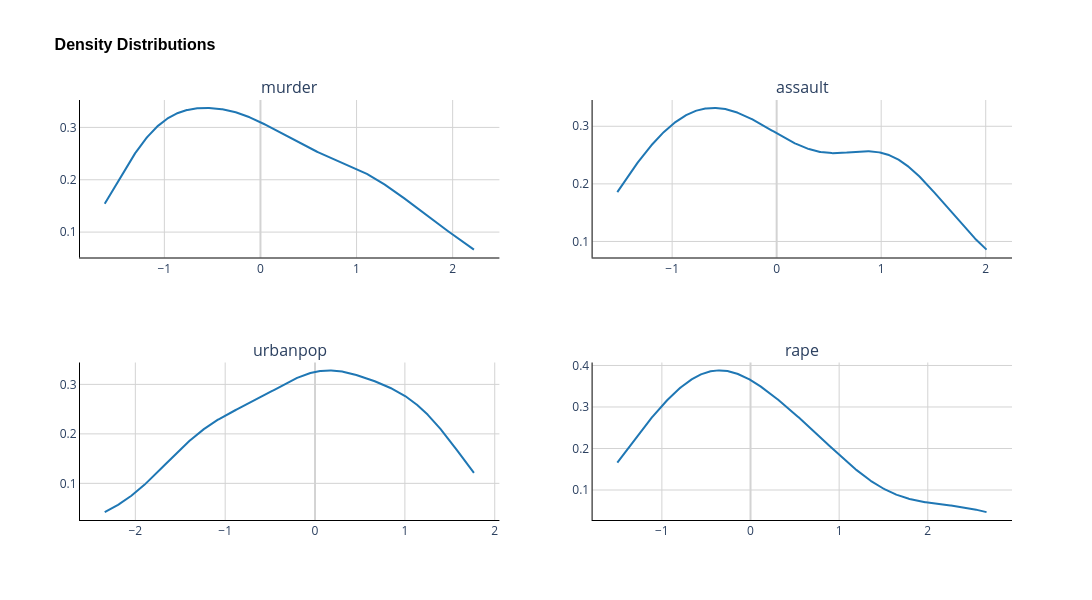

Here is the notebook cell this chart was saved with:
### Code cell
# Create a 2x2 subplot grid
figure = make_subplots(rows=2, cols=2, subplot_titles=df.columns)

# Add each density plot to the respective subplot
for (i, c) in enumerate(df.columns):
    row = i // 2 + 1
    col_pos = i % 2 + 1
    density = ff.create_distplot([df_scaled[c]], group_labels=[c], show_hist=False)
    for trace in density['data']:
        figure.add_trace(trace, row=row, col=col_pos)

# Update layout
figure.update_layout(
    title_text='Density Distributions',
    showlegend=False,
    height=600,
    width=1100,
    title_font=dict(size=16, family='Arial', color='black', weight='bold'),
    plot_bgcolor='white',
)

# Update x-axis and y-axis for all subplots
for i in range(1, 5):
    figure.update_xaxes(row=(i+1)//2, col=(i-1)%2 + 1,
                        showgrid=True, gridcolor='LightGray',
                        showline=True, linecolor='Black',
                        zeroline=True, zerolinecolor='LightGray')
    figure.update_yaxes(row=(i+1)//2, col=(i-1)%2 + 1,
                        showgrid=True, gridcolor='LightGray',
                        showline=True, linecolor='Black',
                        zeroline=True, zerolinecolor='LightGray')

figure.show()

### Figure 1 — Plotly figure (JSON) as saved in the notebook; plotly's stock layout.template omitted (floating-point values rounded to 4 significant figures; data arrays with more than 128 entries replaced by an {"elided": "..."} marker saying what was removed)
{"data": [{"legendgroup": "murder", "marker": {"color": "rgb(31, 119, 180)"}, "mode": "lines", "name": "murder", "showlegend": true, "type": "scatter", "x": {"elided": "500 float values"}, "xaxis": "x", "y": {"elided": "500 float values"}, "yaxis": "y"}, {"legendgroup": "murder", "marker": {"color": "rgb(31, 119, 180)", "symbol": "line-ns-open"}, "mode": "markers", "name": "murder", "showlegend": false, "type": "scatter", "x": [1.255, 0.513, 0.07236, 0.2347, 0.2811, 0.02598, -1.041, -0.4379, 1.765, 2.229, -0.577, -1.203, 0.6058, -0.1364, -1.296, -0.4147, 0.4434, 1.765, -1.319, 0.8145, -0.7858, 1.0, -1.18, 1.928, 0.2811, -0.4147, -0.809, 1.023, -1.319, -0.08999, 0.8377, 0.7681, 1.209, -1.621, -0.1132, -0.2755, -0.6698, -0.3451, -1.018, 1.533, -0.9249, 1.255, 1.139, -1.064, -1.296, 0.1651, -0.8785, -0.4843, -1.203, -0.2291], "xaxis": "x", "y": ["murder", "murder", "murder", "murder", "murder", "murder", "murder", "murder", "murder", "murder", "murder", "murder", "murder", "murder", "murder", "murder", "murder", "murder", "murder", "murder", "murder", "murder", "murder", "murder", "murder", "murder", "murder", "murder", "murder", "murder", "murder", "murder", "murder", "murder", "murder", "murder", "murder", "murder", "murder", "murder", "murder", "murder", "murder", "murder", "murder", "murder", "murder", "murder", "murder", "murder"], "yaxis": "y"}, {"legendgroup": "assault", "marker": {"color": "rgb(31, 119, 180)"}, "mode": "lines", "name": "assault", "showlegend": true, "type": "scatter", "x": {"elided": "500 float values"}, "xaxis": "x2", "y": {"elided": "500 float values"}, "yaxis": "y2"}, {"legendgroup": "assault", "marker": {"color": "rgb(31, 119, 180)", "symbol": "line-ns-open"}, "mode": "markers", "name": "assault", "showlegend": false, "type": "scatter", "x": [0.7908, 1.118, 1.494, 0.2332, 1.276, 0.4029, -0.7365, 0.815, 1.991, 0.4878, -1.512, -0.6153, 0.9484, -0.7001, -1.391, -0.6759, -0.7486, 0.9484, -1.064, 1.567, -0.2638, 1.021, -1.197, 1.07, 0.08776, -0.7486, -0.8335, 0.9847, -1.379, -0.1425, 1.385, 1.009, 2.015, -1.524, -0.6153, -0.2395, -0.1425, -0.785, 0.03927, 1.312, -1.027, 0.209, 0.3665, -0.6153, -1.488, -0.1789, -0.3122, -1.088, -1.427, -0.1183], "xaxis": "x2", "y": ["assault", "assault", "assault", "assault", "assault", "assault", "assault", "assault", "assault", "assault", "assault", "assault", "assault", "assault", "assault", "assault", "assault", "assault", "assault", "assault", "assault", "assault", "assault", "assault", "assault", "assault", "assault", "assault", "assault", "assault", "assault", "assault", "assault", "assault", "assault", "assault", "assault", "assault", "assault", "assault", "assault", "assault", "assault", "assault", "assault", "assault", "assault", "assault", "assault", "assault"], "yaxis": "y2"}, {"legendgroup": "urbanpop", "marker": {"color": "rgb(31, 119, 180)"}, "mode": "lines", "name": "urbanpop", "showlegend": true, "type": "scatter", "x": {"elided": "500 float values"}, "xaxis": "x3", "y": {"elided": "500 float values"}, "yaxis": "y3"}, {"legendgroup": "urbanpop", "marker": {"color": "rgb(31, 119, 180)", "symbol": "line-ns-open"}, "mode": "markers", "name": "urbanpop", "showlegend": false, "type": "scatter", "x": [-0.5262, -1.224, 1.009, -1.084, 1.777, 0.8695, 0.7998, 0.4508, 1.009, -0.3866, 1.218, -0.8053, 1.218, -0.03769, -0.596, 0.0321, -0.9449, 0.0321, -1.015, 0.1019, 1.358, 0.5904, 0.0321, -1.503, 0.3113, -0.8751, -0.247, 1.079, -0.6658, 1.637, 0.3113, 1.428, -1.433, -1.503, 0.6602, 0.1717, 0.1019, 0.4508, 1.498, -1.224, -1.433, -0.4564, 1.009, 1.009, -2.341, -0.1773, 0.5206, -1.852, 0.0321, -0.3866], "xaxis": "x3", "y": ["urbanpop", "urbanpop", "urbanpop", "urbanpop", "urbanpop", "urbanpop", "urbanpop", "urbanpop", "urbanpop", "urbanpop", "urbanpop", "urbanpop", "urbanpop", "urbanpop", "urbanpop", "urbanpop", "urbanpop", "urbanpop", "urbanpop", "urbanpop", "urbanpop", "urbanpop", "urbanpop", "urbanpop", "urbanpop", "urbanpop", "urbanpop", "urbanpop", "urbanpop", "urbanpop", "urbanpop", "urbanpop", "urbanpop", "urbanpop", "urbanpop", "urbanpop", "urbanpop", "urbanpop", "urbanpop", "urbanpop", "urbanpop", "urbanpop", "urbanpop", "urbanpop", "urbanpop", "urbanpop", "urbanpop", "urbanpop", "urbanpop", "urbanpop"], "yaxis": "y3"}, {"legendgroup": "rape", "marker": {"color": "rgb(31, 119, 180)"}, "mode": "lines", "name": "rape", "showlegend": true, "type": "scatter", "x": {"elided": "500 float values"}, "xaxis": "x4", "y": {"elided": "500 float values"}, "yaxis": "y4"}, {"legendgroup": "rape", "marker": {"color": "rgb(31, 119, 180)", "symbol": "line-ns-open"}, "mode": "markers", "name": "rape", "showlegend": false, "type": "scatter", "x": [-0.003451, 2.509, 1.053, -0.1868, 2.089, 1.884, -1.093, -0.5858, 1.151, 0.4927, -0.1113, -0.7584, 0.2985, -0.02502, -1.071, -0.3486, -0.5319, 0.1044, -1.449, 0.7084, -0.5319, 1.496, -0.6829, -0.4456, 0.7515, -0.5211, -0.5103, 2.671, -1.265, -0.2623, 1.172, 0.525, -0.5535, -1.503, 0.01812, -0.1329, 0.8701, -0.6829, -1.395, 0.1368, -0.9094, 0.6113, 0.4603, 0.1799, -1.082, -0.05738, 0.5358, -1.287, -1.125, -0.6074], "xaxis": "x4", "y": ["rape", "rape", "rape", "rape", "rape", "rape", "rape", "rape", "rape", "rape", "rape", "rape", "rape", "rape", "rape", "rape", "rape", "rape", "rape", "rape", "rape", "rape", "rape", "rape", "rape", "rape", "rape", "rape", "rape", "rape", "rape", "rape", "rape", "rape", "rape", "rape", "rape", "rape", "rape", "rape", "rape", "rape", "rape", "rape", "rape", "rape", "rape", "rape", "rape", "rape"], "yaxis": "y4"}], "layout": {"annotations": [{"font": {"size": 16}, "showarrow": false, "text": "murder", "x": 0.225, "xanchor": "center", "xref": "paper", "y": 1, "yanchor": "bottom", "yref": "paper"}, {"font": {"size": 16}, "showarrow": false, "text": "assault", "x": 0.775, "xanchor": "center", "xref": "paper", "y": 1, "yanchor": "bottom", "yref": "paper"}, {"font": {"size": 16}, "showarrow": false, "text": "urbanpop", "x": 0.225, "xanchor": "center", "xref": "paper", "y": 0.375, "yanchor": "bottom", "yref": "paper"}, {"font": {"size": 16}, "showarrow": false, "text": "rape", "x": 0.775, "xanchor": "center", "xref": "paper", "y": 0.375, "yanchor": "bottom", "yref": "paper"}], "height": 600, "plot_bgcolor": "white", "showlegend": false, "title": {"font": {"color": "black", "family": "Arial", "size": 16, "weight": "bold"}, "text": "Density Distributions"}, "width": 1100, "xaxis": {"anchor": "y", "domain": [0, 0.45], "gridcolor": "LightGray", "linecolor": "Black", "showgrid": true, "showline": true, "zeroline": true, "zerolinecolor": "LightGray"}, "xaxis2": {"anchor": "y2", "domain": [0.55, 1], "gridcolor": "LightGray", "linecolor": "Black", "showgrid": true, "showline": true, "zeroline": true, "zerolinecolor": "LightGray"}, "xaxis3": {"anchor": "y3", "domain": [0, 0.45], "gridcolor": "LightGray", "linecolor": "Black", "showgrid": true, "showline": true, "zeroline": true, "zerolinecolor": "LightGray"}, "xaxis4": {"anchor": "y4", "domain": [0.55, 1], "gridcolor": "LightGray", "linecolor": "Black", "showgrid": true, "showline": true, "zeroline": true, "zerolinecolor": "LightGray"}, "yaxis": {"anchor": "x", "domain": [0.625, 1], "gridcolor": "LightGray", "linecolor": "Black", "showgrid": true, "showline": true, "zeroline": true, "zerolinecolor": "LightGray"}, "yaxis2": {"anchor": "x2", "domain": [0.625, 1], "gridcolor": "LightGray", "linecolor": "Black", "showgrid": true, "showline": true, "zeroline": true, "zerolinecolor": "LightGray"}, "yaxis3": {"anchor": "x3", "domain": [0, 0.375], "gridcolor": "LightGray", "linecolor": "Black", "showgrid": true, "showline": true, "zeroline": true, "zerolinecolor": "LightGray"}, "yaxis4": {"anchor": "x4", "domain": [0, 0.375], "gridcolor": "LightGray", "linecolor": "Black", "showgrid": true, "showline": true, "zeroline": true, "zerolinecolor": "LightGray"}}}
